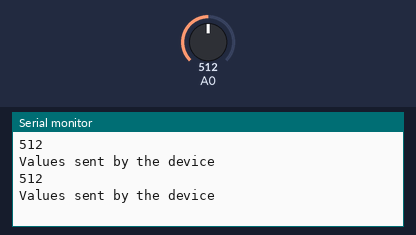
The sketch below on a simulated Arduino Uno, built with avr-gcc and run on an emulated ATmega328P. On the bench: the last lines printed to the serial monitor. Inputs (shaded band) come from the test bench; at power-on: A0 = 512.

Above: at 2.7 s.
2.8 s: A0 set to 716
At 4.1 s:
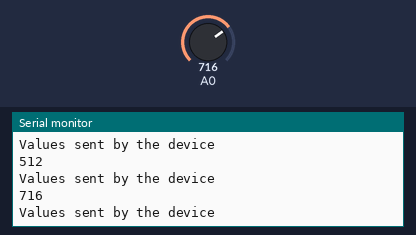
4.3 s: A0 set to 900
At 5.2 s:
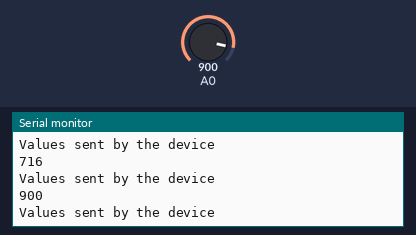
Timing chart, 0 to 7.3 s (numbered marks = the images above; inputs shaded):
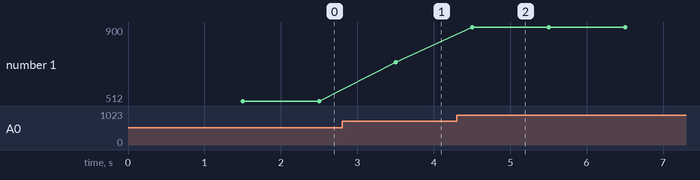

Measured:
- after the input at 2.8 s, the serial monitor: prints a new line after 0.70 s (image 1)
- after the input at 4.3 s, the serial monitor: prints a new line after 0.20 s (image 2)
- plotted number 1: 512 → 716 after the input at 2.8 s, 716 → 900 after the input at 4.3 s

The sketch:

ubidots-example-01.ino
```cpp
#include <Ubidots.h>

const char* UBIDOTS_TOKEN = "...";  // Put here your Ubidots TOKEN
const char* WIFI_SSID = "...";      // Put here your Wi-Fi SSID
const char* WIFI_PASS = "...";      // Put here your Wi-Fi password

Ubidots ubidots(UBIDOTS_TOKEN, UBI_HTTP);

int var_poten;


void setup() {
   Serial.begin(115200);
  ubidots.wifiConnect(WIFI_SSID, WIFI_PASS);
  // ubidots.setDebug(true);  // Uncomment this line for printing debug  messages
  var_poten=0;
 }

void loop() {
  var_poten = analogRead(A0);
  Serial.println(var_poten);

  ubidots.add("var_poten", var_poten);// Change for your variable name

  bool bufferSent = false;
  bufferSent = ubidots.send(); // Will send data to a device label that matches the device Id

   if (bufferSent) {
  // Do something if values were sent properly
   Serial.println("Values sent by the device");
  }
  delay(1000);


}
```
